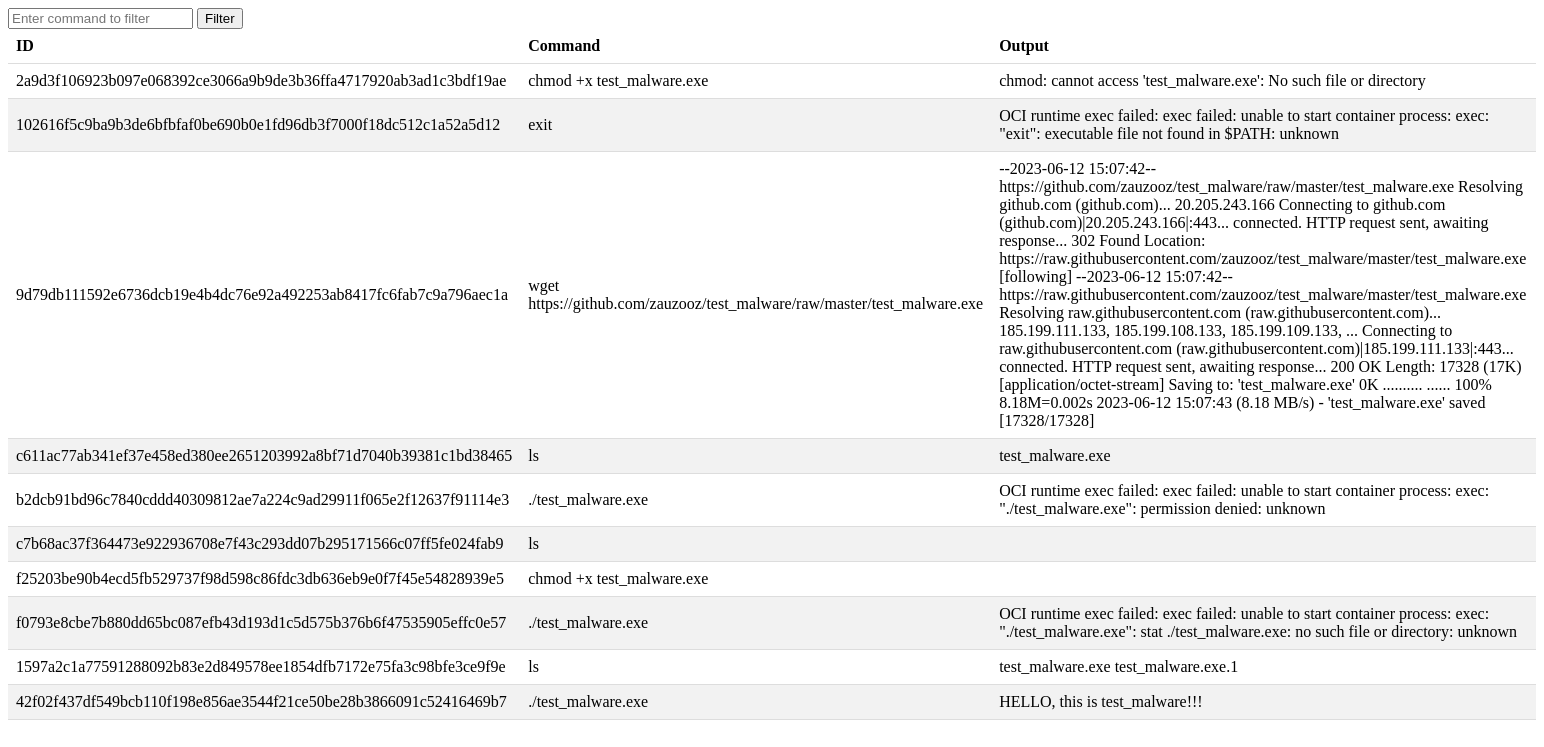
The page / on the database its author committed.
### tables this page shows
CREATE TABLE KNOWLEDGE_DB (
                id TEXT PRIMARY KEY ,
                command TEXT,
                output TEXT
                );

### web_app.py (the view)
@app.route('/', methods=['GET', 'POST'])
def index():
    conn = get_db_connection()
    if request.method == 'POST':
        command = request.form['command']
        cursor = conn.execute('SELECT * FROM KNOWLEDGE_DB WHERE command LIKE ?', (f'%{command}%',))
    else:
        cursor = conn.execute('SELECT * FROM KNOWLEDGE_DB')
    rows = cursor.fetchall()
    conn.close()
    return render_template('index.html', data=rows)

### web_app.py (called while the page is built)
def get_db_connection():
    conn = sqlite3.connect('database/knowlege_base_command.db')
    conn.row_factory = sqlite3.Row
    return conn

### templates/index.html (shortened to what this page needs)
<!DOCTYPE html>
<html>
<head>
</head>
<body>
    <form method="post" action="/">
        <input type="text" name="command" placeholder="Enter command to filter">
        <input type="submit" value="Filter">
    </form>
    <table>
        <thead>
            <tr>
                <th>ID</th>
                <th>Command</th>
                <th>Output</th>
            </tr>
        </thead>
        <tbody>
            {% for row in data %}
            <tr>
                <td>{{ row['id'] }}</td>
                <td>{{ row['command'] }}</td>
                <td>{{ row['output'] }}</td>
            </tr>
            {% endfor %}
        </tbody>
    </table>
</body>
</html>

### templates/index.html (style rules this page uses)
table { border-collapse: collapse; width: 100%; }
th, td { padding: 8px; text-align: left; border-bottom: 1px solid #ddd; }
tr:nth-child(even) { background-color: #f2f2f2; }

### rows shown on the page
KNOWLEDGE_DB: id "2a9d3f106923b097e068392ce3066a9b9de3b36ffa4717920ab3ad1c3bdf19ae", command "chmod +x test_malware.exe", output "chmod: cannot access 'test_malware.exe': No such file or directory"
KNOWLEDGE_DB: id "102616f5c9ba9b3de6bfbfaf0be690b0e1fd96db3f7000f18dc512c1a52a5d12", command "exit", output "OCI runtime exec failed: exec failed: unable to start container process: exec: \"exit\": executable file not found in $PATH: unknown"
KNOWLEDGE_DB: id "9d79db111592e6736dcb19e4b4dc76e92a492253ab8417fc6fab7c9a796aec1a", command "wget https://github.com/zauzooz/test_malware/raw/master/test_malware.exe", output "--2023-06-12 15:07:42-- https://github.com/zauzooz/test_malware/raw/master/test_malware.exe Resolving github.com (github.com)... 20.205.243.166 Connecting to github.com (github.com)|20.205.243.166|:443... connected. HTTP request sent, awaiting response... 302 Found Location: https://raw.githubusercontent.com/zauzooz/test_malware/master/test_malware.exe [following] --2023-06-12 15:07:42-- https://raw.githubusercontent.com/zauzooz/test_malware/master/test_malware.exe Resolving raw.githubusercontent.com (raw.githubusercontent.com)... 185.199.111.133, 185.199.108.133, 185.199.109.133, ... Connecting to raw.githubusercontent.com (raw.githubusercontent.com)|185.199.111.133|:443... connected. HTTP…"
KNOWLEDGE_DB: id "c611ac77ab341ef37e458ed380ee2651203992a8bf71d7040b39381c1bd38465", command "ls", output "test_malware.exe"
KNOWLEDGE_DB: id "b2dcb91bd96c7840cddd40309812ae7a224c9ad29911f065e2f12637f91114e3", command "./test_malware.exe", output "OCI runtime exec failed: exec failed: unable to start container process: exec: \"./test_malware.exe\": permission denied: unknown"
KNOWLEDGE_DB: id "c7b68ac37f364473e922936708e7f43c293dd07b295171566c07ff5fe024fab9", command "ls"
KNOWLEDGE_DB: id "f25203be90b4ecd5fb529737f98d598c86fdc3db636eb9e0f7f45e54828939e5", command "chmod +x test_malware.exe"
KNOWLEDGE_DB: id "f0793e8cbe7b880dd65bc087efb43d193d1c5d575b376b6f47535905effc0e57", command "./test_malware.exe", output "OCI runtime exec failed: exec failed: unable to start container process: exec: \"./test_malware.exe\": stat ./test_malware.exe: no such file or directory: unknown"
KNOWLEDGE_DB: id "1597a2c1a77591288092b83e2d849578ee1854dfb7172e75fa3c98bfe3ce9f9e", command "ls", output "test_malware.exe test_malware.exe.1"
KNOWLEDGE_DB: id "42f02f437df549bcb110f198e856ae3544f21ce50be28b3866091c52416469b7", command "./test_malware.exe", output "HELLO, this is test_malware!!!"
